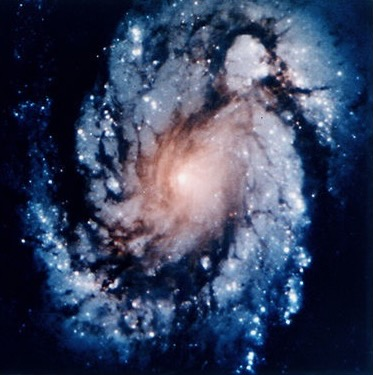
%> input picture hubble_2.jpeg, 373 x 375 px
$ octave hubble_image_processing.m   (GNU Octave 9; MATLAB toolbox functions it lacks are replaced by stand-ins)
%> lines starting %> are read from the running program, lines starting %| are printed output that depends on the picture; long printed decimals are rounded
clear; clc; close all;

% Step 1: Read original color image
H = im2double(imread('hubble_2.jpeg'));
H = imresize(H,[32 32]);
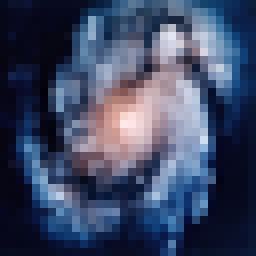
%> H: size 32x32x3 double (shown 8 times larger); mean R, G, B 0.217, 0.256, 0.363; drawn with min black and max white

if size(H,3) == 1
    H = repmat(H,[1 1 3]);
end

m = 32;
n = m^2;
numChannels = 3;

% Step 2: Construct Gaussian blurring matrix
sigma = 2;
radius = 6;
[i,j] = meshgrid(-radius:radius);
G = exp(-(i.^2 + j.^2)/(2*sigma^2));
G = G/sum(G(:));

A = zeros(n,n);
for k = 1:n
    E = zeros(m,m);
    E(k) = 1;
    B = conv2(E,G,'same');
    A(:,k) = B(:);
end

% Step 3: Blur original image channel-by-channel
x_true = reshape(H,[],numChannels);
%> x_true = 1024 rows, first 12: [0.00395 0.0189 0.0956; 0.00345 0.0101 0.079; 0.00619 0.00826 0.0743; 0.00452 0.00701 0.0717; 0.0035 0.00852 0.0718; 0.0065 0.00518 0.0628; 0.00823 0.00404 0.062; 0.00591 0.00407 0.055; 0.00773 0.00268 0.0535; 0.0155 0.013 0.0788; 0.00582 0.00668 0.0718; 0.00741 0.00514 0.0723]
b_true = zeros(m,m,numChannels);
for c = 1:numChannels
    b_true(:,:,c) = reshape(A*x_true(:,c),m,m);
end
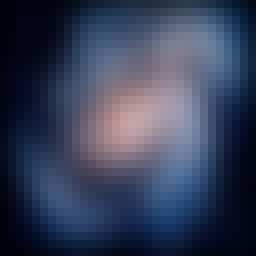
%> b_true: size 32x32x3 double (shown 8 times larger); mean R, G, B 0.213, 0.247, 0.344

% Step 4: Add Gaussian noise channel-by-channel
rng(1);
noise_level = 0.001;
b = zeros(m,m,numChannels);
for c = 1:numChannels
    e = randn(n,1);
    e = noise_level*norm(b_true(:,:,c),'fro')*e/norm(e);
    b(:,:,c) = reshape(reshape(b_true(:,:,c),[],1) + e,m,m);
end

% Step 5: Tikhonov regularization channel-by-channel
lambda = 0.01;
x_lambda = zeros(n,numChannels);
for c = 1:numChannels
    x_lambda(:,c) = (A'*A + lambda^2*eye(n)) \ (A'*reshape(b(:,:,c),[],1));
end
%> after the loop, x_lambda = 1024 rows, first 12: [-0.00817 0.0182 0.0974; 0.00252 -0.00745 0.0625; 0.00903 -0.0111 0.055; 0.00898 0.00785 0.0827; 0.0036 0.0238 0.105; -0.000321 0.0183 0.0873; 0.00176 0.00489 0.0502; 0.00992 0.0022 0.0424; 0.0157 0.0091 0.0702; 0.00966 0.00707 0.0866; -0.00132 -0.00216 0.0686; -0.00438 -0.00633 0.042]
x_lambda = reshape(x_lambda,m,m,numChannels);
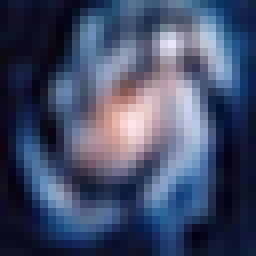
%> x_lambda: size 32x32x3 double (shown 8 times larger); mean R, G, B 0.217, 0.256, 0.363; mean of the top-left, top-right, bottom-left and bottom-right quarters 0.219, 0.415, 0.235, 0.245; drawn with min black and max white

% Step 6: Display images
figure;
subplot(1,4,1);
imshow(H);
title('Original');

subplot(1,4,2);
imshow(b_true);
title('Blurred');

subplot(1,4,3);
imshow(b);
title('Blurred + Noise');

subplot(1,4,4);
imshow(x_lambda);
title('Restored');

% Step 7: Relative reconstruction error
relative_error = norm(x_lambda(:) - H(:)) / norm(H(:));
%> relative_error = 0.162
fprintf('Relative Reconstruction Error = %.6f\n',relative_error);
%| Relative Reconstruction Error = 0.1616
